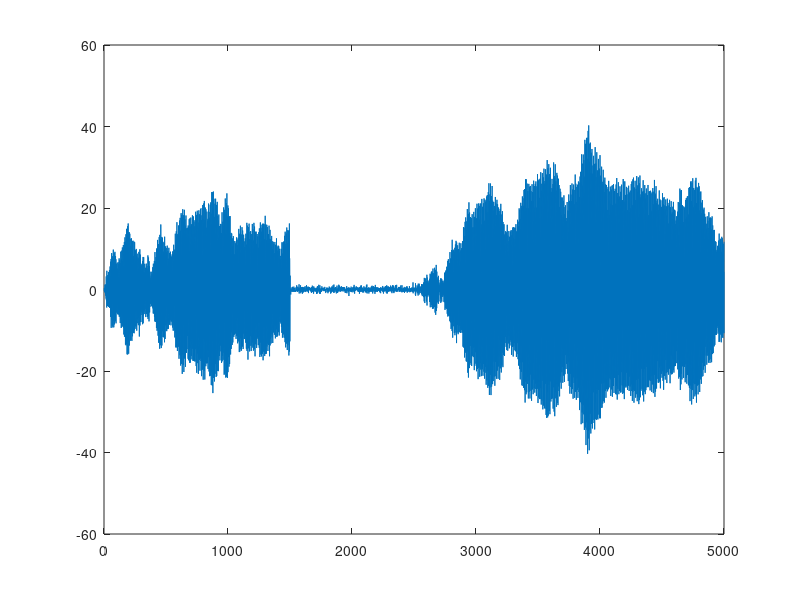

Recreate this plot in MATLAB. (Note: this script raises an error after producing the figure.)

clear all
clc

%% Zad 1 i 2 
N = 5000;
b0 = 1;
a1 = 1.5;
a2 = 1;

wariancja1 = 1;
wariancja2 = 0.2;
%u = sqrt(wariancja1) * randn(1,N);
u = ones(1,N);
u(u<100) = 0;
%u = 2 * ones(1,N);
e = sqrt(wariancja2) * randn(1,N);
y = zeros(1,N);
for i=1:N
    switch i
        case 1
            y(i) = e(i);
        case 2
            y(i) = b0*u(i-1)+e(i)-a1*y(i-1);
         case 1500
              a1 = 0.125;
              a2 = 0.25;
              % a1 = 1;
              % a2 = 0.5;
            y(i) = b0*u(i-1)+e(i)-a1*y(i-1)-a2*y(i-2);
        case 2500
            a1 = 1.5;
            a2 = 1;
            y(i) = b0*u(i-1)+e(i)-a1*y(i-1)-a2*y(i-2);
        otherwise
    y(i) = b0*u(i-1)+e(i)-a1*y(i-1)-a2*y(i-2);
    end
    b0Rzeczywiste(i) = b0;
    a1Rzeczywiste(i) = a1;
    a2Rzeczywiste(i) = a2;
end

figure;
plot(y)

%% Zad3 WRLS


bWRLS = WRLS(y,u,[5,0,0;0,100,0;0,0,100],[0;0;0],0.9);

figure
hold on
plot(squeeze(bWRLS(1,1,:)))
plot(squeeze(bWRLS(2,1,:)))
plot(squeeze(bWRLS(3,1,:)))
grid on
legend('WRLS b0','WRLS a1','WRLS a2')
xlabel('k')
ylabel('Wartości parametrów')

figure
hold on
plot(squeeze(bWRLS(1,1,:)))
plot(b0Rzeczywiste)
legend('WRLS b0', 'Rzeczywiste b0')


figure
hold on
plot(squeeze(bWRLS(2,1,:)))
plot(a1Rzeczywiste)
legend('WRLS a1', 'Rzeczywiste a1')


figure
hold on
plot(squeeze(bWRLS(3,1,:)))
plot(a2Rzeczywiste)
legend('WRLS a2', 'Rzeczywiste a2')


%% LMS
bLMS = LMS(y,u,[0;0;0],[0.0067;0.00025;0.00025]);

figure
hold on
plot(squeeze(bLMS(1,1,:)))
plot(squeeze(bLMS(2,1,:)))
plot(squeeze(bLMS(3,1,:)))
grid on
legend('LMS b0','LMS a1','LMS a2')
xlabel('k')
ylabel('Wartości parametrów')
ylim([-5 5])


figure
hold on
plot(squeeze(bLMS(1,1,:)))
plot(b0Rzeczywiste)
legend('LMS b0', 'Rzeczywiste b0')


figure
hold on
plot(squeeze(bLMS(2,1,:)))
plot(a1Rzeczywiste)
legend('LMS a1', 'Rzeczywiste a1')


figure
hold on
plot(squeeze(bLMS(3,1,:)))
plot(a2Rzeczywiste)
legend('LMS a2', 'Rzeczywiste a2')
